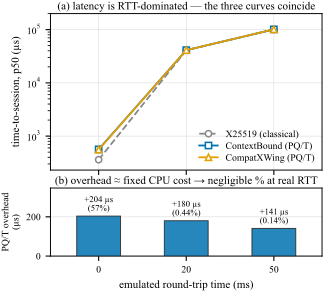

The script that saved this image:
"""Fig: socket TLS 1.3 time-to-session under real tc netem (rustls CryptoProvider).
Story: PQ/T overhead is a ~fixed ~180us CPU cost (no extra round-trip), so it vanishes
as RTT grows; ContextBound ~= CompatXWing (combiner-neutral)."""
import numpy as np
import matplotlib.pyplot as plt
from matplotlib.gridspec import GridSpec
import _ieee as I

rtt = np.array([0, 20, 50])            # round-trip time, ms
xpos = np.arange(len(rtt))
p50 = {                                 # p50 time-to-session, us (real tc netem on lo)
    "X25519 (classical)":   np.array([360.3, 40968.8, 100969.3]),
    "ContextBound (PQ/T)":  np.array([564.2, 41148.9, 101110.1]),
    "CompatXWing (PQ/T)":   np.array([557.0, 41136.6, 101136.7]),
}
style = {
    "X25519 (classical)":  dict(c=I.GREY,   marker="o", ls="--"),
    "ContextBound (PQ/T)": dict(c=I.BLUE,   marker="s", ls="-"),
    "CompatXWing (PQ/T)":  dict(c=I.ORANGE, marker="^", ls="-"),
}

fig = plt.figure(figsize=(I.COL, 3.15))
gs = GridSpec(2, 1, height_ratios=[2.3, 1.0], hspace=0.16, figure=fig)
ax = fig.add_subplot(gs[0])
ax2 = fig.add_subplot(gs[1], sharex=ax)

# (a) absolute p50 time-to-session vs RTT (log-y) — three near-coincident curves.
for k, y in p50.items():
    ax.plot(xpos, y, label=k, markerfacecolor="white", markeredgewidth=1.1, **style[k])
ax.set_yscale("log")
ax.set_ylabel("time-to-session, p50 (µs)")
ax.set_ylim(230, 2.0e5)
ax.legend(loc="lower right", handlelength=1.9, borderaxespad=0.35, labelspacing=0.3)
ax.set_title("(a) latency is RTT-dominated — the three curves coincide", pad=3, fontsize=8)
ax.tick_params(labelbottom=False)

# (b) PQ/T overhead (ContextBound - classical): ~fixed CPU cost; % label shows it vanishing.
ov = p50["ContextBound (PQ/T)"] - p50["X25519 (classical)"]
pct = 100.0 * ov / p50["X25519 (classical)"]
ax2.bar(xpos, ov, width=0.5, color=I.BLUE, edgecolor=I.BLACK, alpha=0.85, zorder=3)
ax2.set_ylabel("PQ/T overhead\n(µs)", fontsize=7)
ax2.set_xlabel("emulated round-trip time (ms)")
ax2.set_xticks(xpos)
ax2.set_xticklabels([str(r) for r in rtt])
ax2.set_xlim(-0.55, 2.55)
ax2.set_ylim(0, max(ov) * 1.7)
ax2.grid(axis="x", visible=False)
for x, o, pc in zip(xpos, ov, pct):
    ax2.annotate(f"+{o:.0f} µs\n({pc:.2g}%)", xy=(x, o), xytext=(0, 2.5),
                 textcoords="offset points", ha="center", va="bottom", fontsize=6.3)
ax2.set_title("(b) overhead ≈ fixed CPU cost → negligible % at real RTT", pad=3, fontsize=8)

I.save(fig, "fig_netem")
